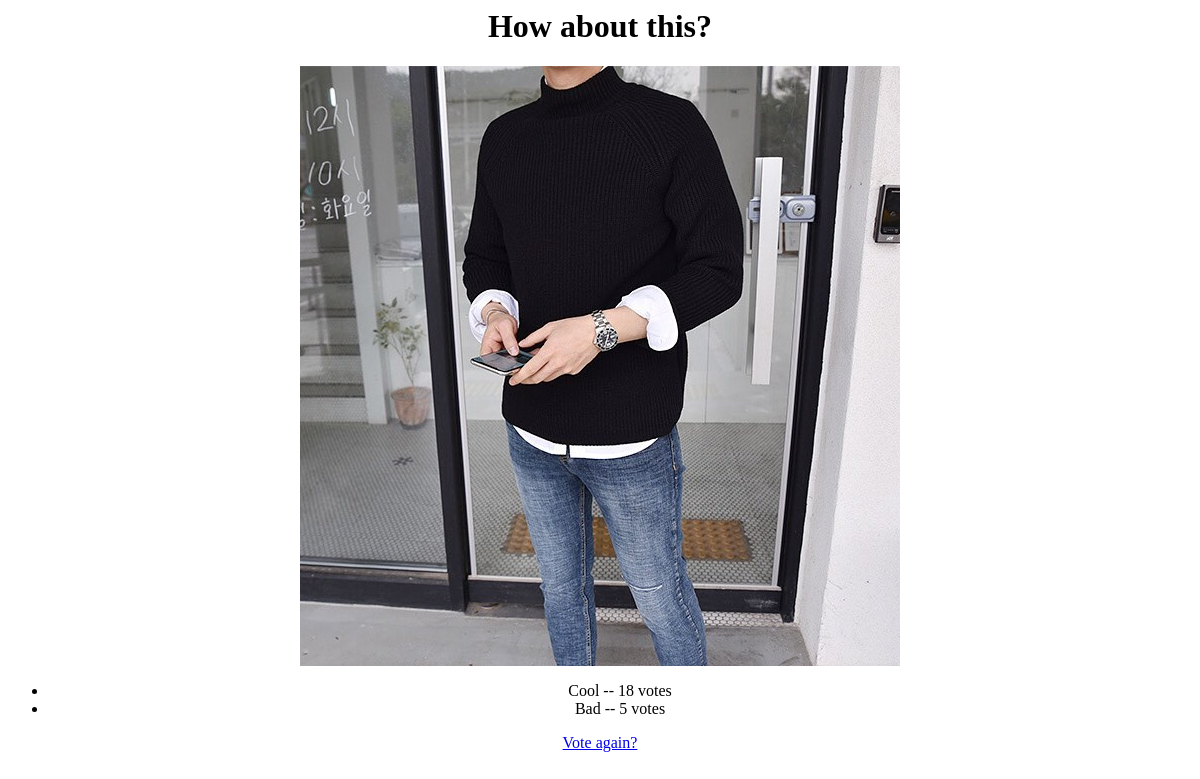
The page /recommend/1/results/ on the database as committed earlier.
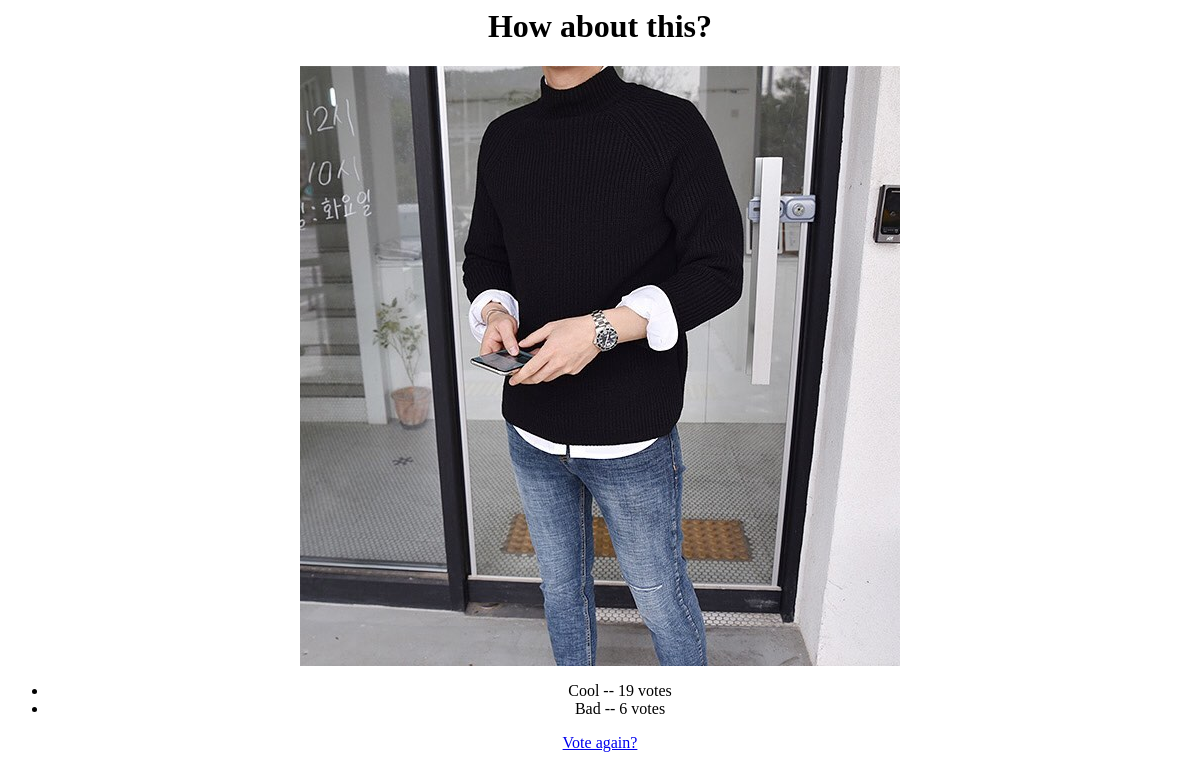
The same page on the database as committed later.
### recommend/models.py (models this page shows, shortened)
class Question(models.Model):
    question_text = models.CharField(max_length=200)
    pub_date = models.DateTimeField('date published')

class Choice(models.Model):
    question = models.ForeignKey(Question, on_delete=models.CASCADE)
    choice_text = models.CharField(max_length=200)
    votes = models.IntegerField(default=0)

### recommend/views.py (the view)
# urls.py: path('<int:question_id>/results/', views.results, name='results'),     # /polls/5/results/
def results(request, question_id):
    question = get_object_or_404(Question, pk=question_id)
    return render(request, 'recommend/results.html', {'question': question})

### recommend/templates/recommend/results.html
<center>
<h1>{{ question.question_text }}</h1>
{% load staticfiles %}
<img src="{% static 'img/sample2.jpg' %}">
<ul>
{% for choice in question.choice_set.all %}
    <li>{{ choice.choice_text }} -- {{ choice.votes }} vote{{ choice.votes|pluralize }}</li>
{% endfor %}
</ul>
<a href="{% url 'recommend:detail' question.id %}">Vote again?</a>
</center>

Rows that differ between the two databases and show on the page:
changed Choice "Cool": votes "18" → "19"
changed Choice "Bad": votes "5" → "6"
